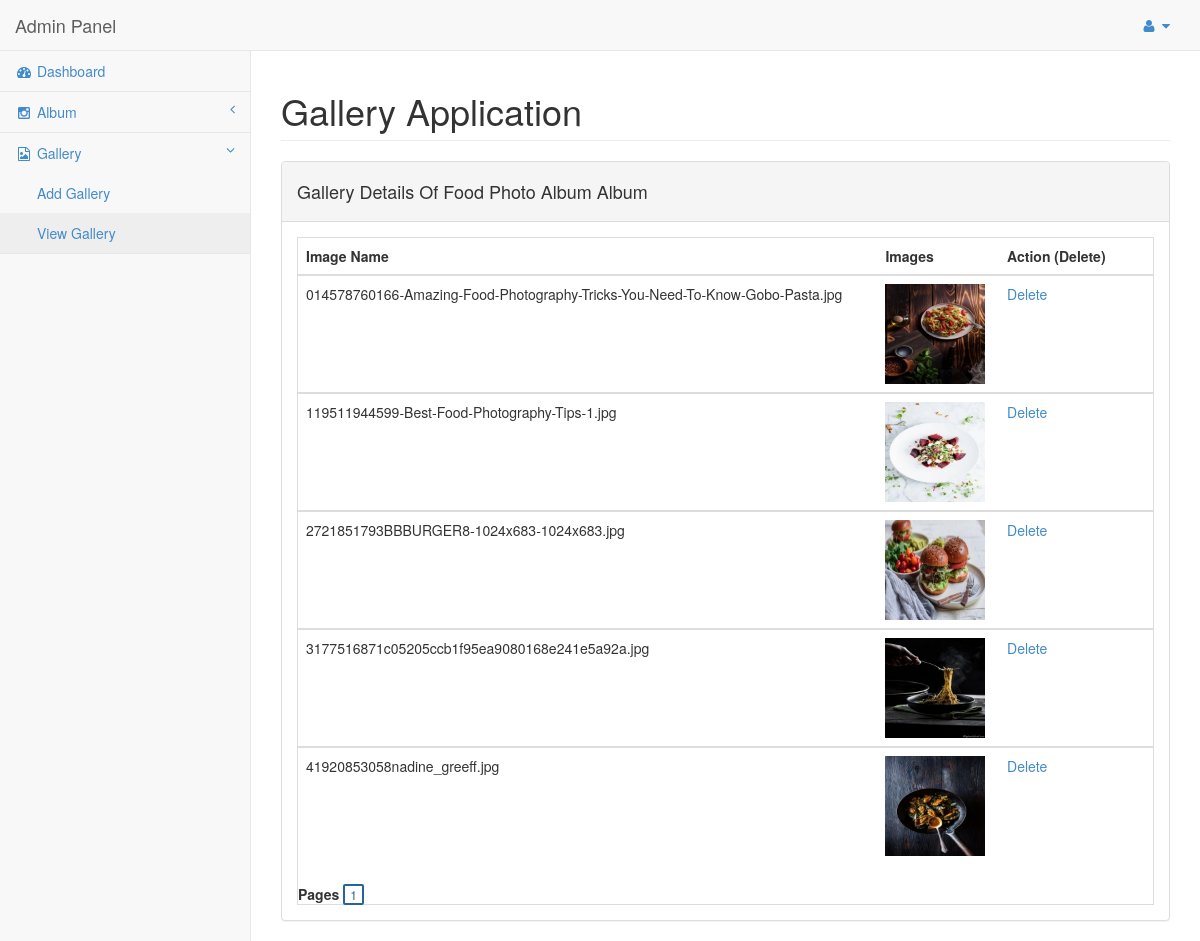
Screenshot of /gallery/admin/viewsgimages.php?ids=14 (signed in) with the database file from the repository.
### tables this page shows
CREATE TABLE `tbl_album` (
  `albumid` int(10) NOT NULL,
  `name` varchar(500) NOT NULL,
  `adesc` varchar(1000) NOT NULL,
  `image` varchar(500) NOT NULL,
  `date` datetime NOT NULL,
  `status` varchar(10) NOT NULL
);

CREATE TABLE `tbl_gallery` (
  `gid` int(10) NOT NULL,
  `aid` int(10) NOT NULL,
  `gname` varchar(1000) NOT NULL,
  `gimages` varchar(1000) NOT NULL,
  `date` datetime NOT NULL,
  `status` varchar(20) NOT NULL
);

### gallery/admin/viewsgimages.php (the view, shortened to what this page needs)
<?php session_start();
if(isset($_SESSION['uname']))
{
?>
<?php include "header1.php"; ?>
<?php include "menu/gmenu2.php"; ?>
<?php $asid=$_REQUEST['ids']; ?>
<div id="page-wrapper">
            <div class="row">
                <div class="col-lg-12">
                    <h1 class="page-header">Gallery Application</h1>
                </div>
            </div>
			<?php
				include"connect.php";
            $sqlq = "select name from tbl_album where status='process' and albumid='$asid' ";
			$rs_result1 = mysqli_query ($con,$sqlq);
while ($row = mysqli_fetch_assoc($rs_result1)) {
	?>
            <div class="row">
                <div class="col-lg-12">
                    <div class="panel panel-default">
                        <div class="panel-heading">
                          <h4>Gallery Details Of  <?php echo $row["name"]; ?> Album </h4>
                        </div>
<?php
}
?>
                        <div class="panel-body">
                           <div class="table-responsive table-bordered">
                           <?php
if (isset($_GET["page"])) { $page = $_GET["page"]; } else { $page=1; };
$start_from = ($page-1) * 20;
$sql = "select * from tbl_gallery where status='process' and aid='$asid' ORDER BY gid ASC LIMIT $start_from, 20";
$rs_result = mysqli_query ($con,$sql);
?>
                                <table class="table">
<thead>
                                        <tr>
                                            <th>Image Name</th>
                                            <th>Images</th>
											<th colspan=2 width="18%">Action (Delete)</th>
                                        </tr>
                                    </thead>
<?php
while ($row = mysqli_fetch_assoc($rs_result)) {
?>
<tbody>
                                        <tr>
                                            <td><?php echo $row["gimages"]; ?></td>
                                            <td><img src="gcatch/<?php echo $row["gimages"]; ?>"  width="100px"/></td>
                                           <td><a href='gallerydelete.php?key1=<?php echo $row["gid"]; ?> && key2=<?php echo $row["aid"]; ?>'>Delete</a>
                                        </tr>
										</tbody>
<?php
};
?>
</table>
<strong>Pages  </strong>
<?php
$sql = "SELECT COUNT(aid) FROM tbl_gallery where aid='$asid' AND status='process'";
$rs_result = mysqli_query($con,$sql);
$row = mysqli_fetch_row($rs_result);
$total_records = $row[0];
$total_pages = ceil($total_records / 20);
for ($i=1; $i<=$total_pages; $i++) {
echo "<a href='viewsgimages.php?page=$i&ids=$asid' class='navigation_item selected_navigation_item'>".$i."</a> ";
};
?>
                                </div>
                                </div>
                            </div>
                        </div>
                    </div>
                </div>
            </div>
<?php
}
else
{
header("location:login.php");
}
?>
</body>
</html>

### gallery/admin/css/sb-admin-2.css (style rules this page uses)
body { background-color: #f8f8f8; }
#page-wrapper { padding: 0 15px; min-height: 568px; background-color: #fff; }
@media (min-width:768px) { #page-wrapper { position: inherit; margin: 0 0 0 250px; padding: 0 30px; border-left: 1px solid #e7e7e7; } }

### gallery/admin/viewsgimages.php (style rules this page uses)
.navigation_item { padding: 0px 5px; background: #fff; text-decoration: none; color: #e3e3e3 !important; font-size: 12px; border: 2px solid #e3e3e3; border-radius: 1px; -webkit-transition: all 0.2s linear; -moz-transition: all 0.2s linear; -ms-transition: all 0.2s linear; -o-transition: all 0.2s linear; }
.navigation_item:hover,.selected_navigation_item { border: 2px solid #2A6496; border-radius: 2px; color: #2A6496 !important; background: #fff; }

### rows the page displays
tbl_album: name "Food Photo Album"
tbl_gallery: gimages "014578760166-Amazing-Food-Photography-Tricks-You-Need-To-Know-Gobo-Pasta.jpg", gimages (picture)
tbl_gallery: gimages "119511944599-Best-Food-Photography-Tips-1.jpg", gimages (picture)
tbl_gallery: gimages "2721851793BBBURGER8-1024x683-1024x683.jpg", gimages (picture)
tbl_gallery: gimages "3177516871c05205ccb1f95ea9080168e241e5a92a.jpg", gimages (picture)
tbl_gallery: gimages "41920853058nadine_greeff.jpg", gimages (picture)
